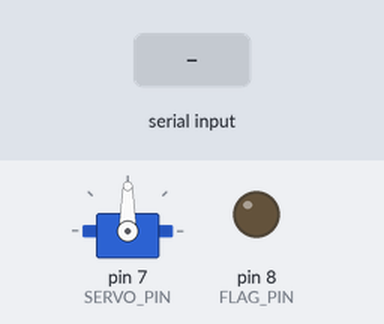
This sketch was run on a simulated Arduino Uno, built with avr-gcc and run on an emulated ATmega328P. Parts: servo, output pins drawn as LEDs (lit = HIGH). Inputs (shaded band) come from the test bench. What the sketch prints to the serial monitor is not drawn.

Above: at 1.2 s.
1.3 s: "F\n" received over Serial
2.9 s: "F2\n" received over Serial
4.4 s: "F,45\n" received over Serial
Timing chart, 0 to 7.4 s (numbered marks = the images above; inputs shaded):
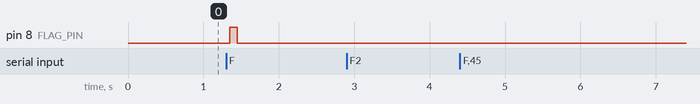

The sketch:

servo_and_shooting.ino
```cpp
#include <Servo.h>

// ---------------------- Configuration -----------------------
const int    SERVO_PIN         = 7;
const int    SERVO_CENTER_DEG  = 90;    // Servo neutral - adjust to match your linkage
const int    SERVO_MIN_DEG     = 45;    // Mechanical limit
const int    SERVO_MAX_DEG     = 135;   // Mechanical limit
const float  STEERING_SIGN     = 1.0;   // Flip to -1.0 if servo turns the wrong way
const unsigned long CMD_TIMEOUT_MS = 500;

const int    FLAG_PIN          = 8;     // Digital output for shooting mechanism

// --- NEW: Shooting Configuration ---
const unsigned long SHOOT_DURATION_MS = 100; // How long the pin stays HIGH for a single shot

// ---------------------- Globals -----------------------------
Servo steeringServo;

char    rxBuffer[64];
int     rxIndex = 0;
unsigned long lastCmdTime = 0;

// --- NEW: Shooting Timer Globals ---
unsigned long shootStartTime = 0;
bool          isShooting     = false;

// ---------------------- Setup -------------------------------
void setup() {
    Serial.begin(115200);

    steeringServo.attach(SERVO_PIN);
    steeringServo.write(SERVO_CENTER_DEG);

    pinMode(FLAG_PIN, OUTPUT);
    digitalWrite(FLAG_PIN, LOW);

    lastCmdTime = millis();
}

// ---------------------- Main Loop ---------------------------
void loop() {
    while (Serial.available()) {
        char c = Serial.read();

        if (c == '\n') {
            rxBuffer[rxIndex] = '\0';
            processCommand(rxBuffer);
            rxIndex = 0;
        } else if (c == '\r') {
            // Ignore carriage returns
        } else if (rxIndex < (int)sizeof(rxBuffer) - 1) {
            rxBuffer[rxIndex++] = c;
        } else {
            rxIndex = 0;  // Buffer overflow - discard
        }
    }

    // Safety: center the servo if commands stop arriving
    if (millis() - lastCmdTime > CMD_TIMEOUT_MS) {
        steeringServo.write(SERVO_CENTER_DEG);
    }

    // --- NEW: Non-blocking shooting pulse check ---
    if (isShooting && (millis() - shootStartTime >= SHOOT_DURATION_MS)) {
        digitalWrite(FLAG_PIN, LOW);
        isShooting = false;
    }
}

// ---------------------- Ackermann Inverse --------------------
float ackermann_center_angle(float leftRad, float rightRad) {
    float tanL = tanf(leftRad);
    float tanR = tanf(rightRad);
    float sumTan = tanL + tanR;

    if (fabsf(sumTan) < 1e-6f) {
        return 0.0f;
    }

    return atanf(2.0f * tanL * tanR / sumTan);
}

// ---------------------- Command Parser ----------------------
void processCommand(const char* cmd) {
    if (cmd[0] == 'F') {
        handleFlag(cmd);
        return;
    }

    if (cmd[0] != 'S') return;

    float leftRad  = 0.0f;
    float rightRad = 0.0f;

    const char* comma = strchr(cmd + 1, ',');

    if (comma) {
        leftRad  = atof(cmd + 1);
        rightRad = atof(comma + 1);
    } else {
        leftRad  = atof(cmd + 1);
        rightRad = leftRad;
    }

    // Exact Ackermann inverse
    float centerRad = ackermann_center_angle(leftRad, rightRad);

    // Convert radians -> servo degrees
    float offsetDeg = centerRad * RAD_TO_DEG * STEERING_SIGN;
    int servoAngle  = SERVO_CENTER_DEG + (int)(offsetDeg + 0.5f);

    servoAngle = constrain(servoAngle, SERVO_MIN_DEG, SERVO_MAX_DEG);

    steeringServo.write(servoAngle);
    lastCmdTime = millis();
}

// ---------------------- Flag Output Handler ------------------
// F\n  -> shoot once (pulse pin HIGH then LOW)
// F1\n -> shooting ON (pin HIGH)
// F0\n -> shooting OFF (pin LOW)
void handleFlag(const char* cmd) {
    // DEBUG: Blink built-in LED to confirm command received
    digitalWrite(LED_BUILTIN, HIGH);
    delay(50);
    digitalWrite(LED_BUILTIN, LOW);

    if (cmd[1] == '\0') {
        Serial.println("LOG: Single shot triggered (Pulse)");
        digitalWrite(FLAG_PIN, HIGH);
        shootStartTime = millis();
        isShooting = true;
        return;
    }

    if (cmd[1] == '0') {
        Serial.println("LOG: Continuous shooting OFF");
        digitalWrite(FLAG_PIN, LOW);
        isShooting = false;
    } else if (cmd[1] == '1') {
        Serial.println("LOG: Continuous shooting ON");
        digitalWrite(FLAG_PIN, HIGH);
        isShooting = false;
    } else {
        // Optional: Catch any malformed commands (e.g., if you accidentally sent "F2")
        Serial.print("LOG: Unknown F command received: ");
        Serial.println(cmd);
    }
}
```

Measured:
- after the input at 1.3 s, pin 8 (FLAG_PIN): LOW → HIGH after 0.05 s, → LOW 0.10 s later
- after the input at 2.9 s, every drawn part: stays the same
- after the input at 4.4 s, every drawn part: stays the same
